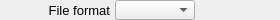
    <widget class="PyDMFrame" name="composite_7">
      <property name="geometry">
        <rect>
          <x>764</x>
          <y>173</y>
          <width>280</width>
          <height>20</height>
        </rect>
      </property>
      <widget class="QLabel" name="text_7">
        <property name="geometry">
          <rect>
            <x>0</x>
            <y>0</y>
            <width>110</width>
            <height>20</height>
          </rect>
        </property>
        <property name="text">
          <string>File format</string>
        </property>
        <property name="font" stdset="0">
          <font>
            <pointsize>10</pointsize>
          </font>
        </property>
        <property name="brush" stdset="0">
          <brush brushstyle="SolidPattern">
            <color alpha="255">
              <red>0</red>
              <green>0</green>
              <blue>0</blue>
            </color>
          </brush>
        </property>
        <property name="toolTip">
          <string>text_7</string>
        </property>
        <property name="alignment">
          <set>Qt::AlignRight|Qt::AlignTrailing|Qt::AlignVCenter</set>
        </property>
        <property name="styleSheet">
          <string notr="true">QLabel#text_7 {
  color: rgb(0, 0, 0);
  }</string>
        </property>
      </widget>
      <widget class="PyDMLabel" name="text_update_5">
        <property name="geometry">
          <rect>
            <x>200</x>
            <y>1</y>
            <width>80</width>
            <height>18</height>
          </rect>
        </property>
        <property name="toolTip">
          <string>PV: ${prefix}FileFormat_RBV</string>
        </property>
        <property name="channel" stdset="0">
          <string>ca://${prefix}FileFormat_RBV</string>
        </property>
        <property name="font" stdset="0">
          <font>
            <pointsize>10</pointsize>
          </font>
        </property>
        <property name="alignment">
          <set>Qt::AlignLeading|Qt::AlignLeft|Qt::AlignVCenter</set>
        </property>
        <property name="textInteractionFlags">
          <set>Qt::TextSelectableByKeyboard|Qt::TextSelectableByMouse</set>
        </property>
        <property name="styleSheet">
          <string notr="true">PyDMLabel#text_update_5 {
  color: rgb(10, 0, 184);
  background-color: rgb(187, 187, 187);
  }</string>
        </property>
      </widget>
      <widget class="PyDMEnumComboBox" name="menu_1">
        <property name="geometry">
          <rect>
            <x>115</x>
            <y>0</y>
            <width>80</width>
            <height>20</height>
          </rect>
        </property>
        <property name="toolTip">
          <string>${prefix}FileFormat</string>
        </property>
        <property name="channel" stdset="0">
          <string>ca://${prefix}FileFormat</string>
        </property>
        <property name="font" stdset="0">
          <font>
            <pointsize>10</pointsize>
          </font>
        </property>
        <property name="styleSheet">
          <string notr="true">PyDMEnumComboBox#menu_1 {
  color: rgb(0, 0, 0);
  background-color: rgb(115, 223, 255);
  }</string>
        </property>
      </widget>
    </widget>
